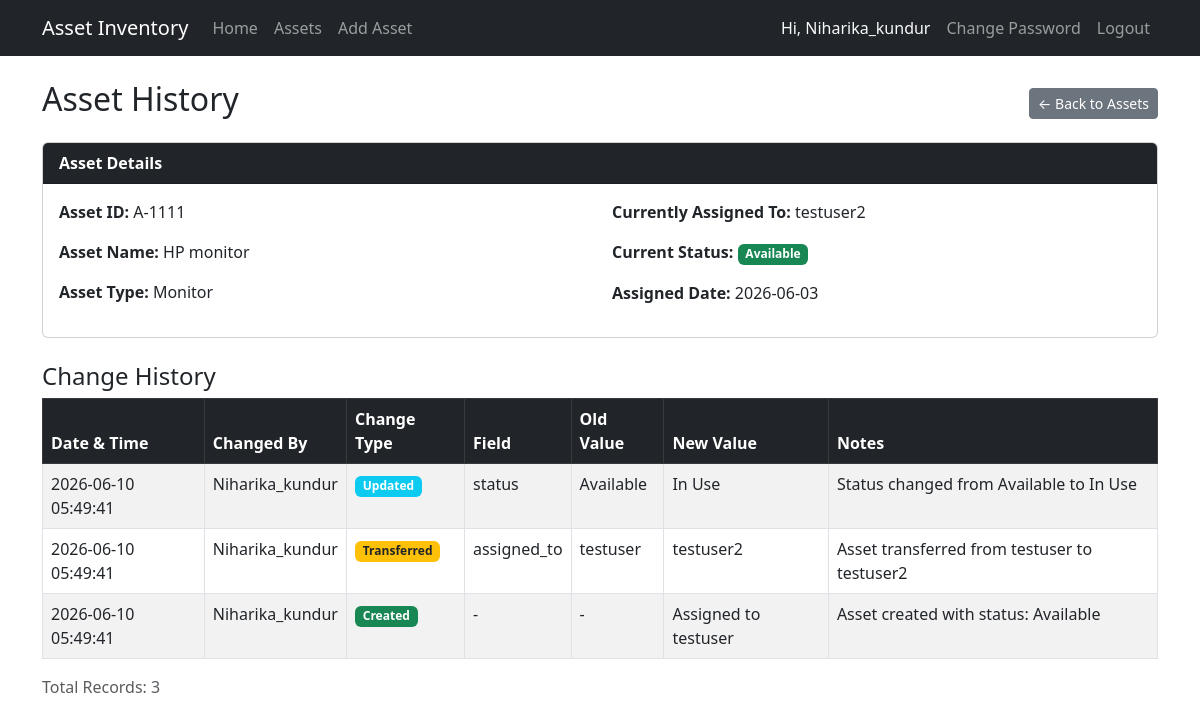
Screenshot of /history/2/ (signed in) with the database file from the repository.
### assets/models.py (models this page shows, shortened)
class Asset(models.Model):
    asset_id = models.CharField(max_length=50, unique=True)
    asset_name = models.CharField(max_length=100)
    asset_type = models.CharField(max_length=50)
    assigned_to = models.CharField(max_length=100)
    status = models.CharField(max_length=20, default='Available')
    assigned_date = models.DateField(default=timezone.now)

class AssetHistory(models.Model):
    asset = models.ForeignKey(Asset, on_delete=models.CASCADE, related_name='history')
    changed_by = models.CharField(max_length=100)
    change_type = models.CharField(max_length=50)  # Created, Updated, Transferred, Deleted
    field_changed = models.CharField(max_length=50, blank=True)
    old_value = models.CharField(max_length=200, blank=True)
    new_value = models.CharField(max_length=200, blank=True)
    changed_at = models.DateTimeField(auto_now_add=True)
    notes = models.TextField(blank=True)
    class Meta:
        ordering = ['-changed_at']  # Most recent first
        verbose_name_plural = 'Asset histories'

### assets/views.py (the view)
# urls.py: path('history/<int:asset_id>/', views.asset_history, name='asset_history'),
@login_required
def asset_history(request, asset_id):
    if not request.user.is_superuser:
        messages.error(request, 'You do not have permission to view asset history.')
        return redirect('asset_list')
    asset = get_object_or_404(Asset, id=asset_id)
    history = asset.history.all()  # Uses related_name='history'
    return render(request, 'asset_history.html', {
        'asset': asset,
        'history': history,
    })

### assets/templates/asset_history.html
{% extends 'base.html' %}
{% block content %}
<div class="d-flex justify-content-between align-items-center">
    <h2>Asset History</h2>
    <a href="{% url 'asset_list' %}" class="btn btn-secondary btn-sm">← Back to Assets</a>
</div>
<div class="card mt-3 mb-4">
    <div class="card-header bg-dark text-white">
        <strong>Asset Details</strong>
    </div>
    <div class="card-body">
        <div class="row">
            <div class="col-md-6">
                <p><strong>Asset ID:</strong> {{ asset.asset_id }}</p>
                <p><strong>Asset Name:</strong> {{ asset.asset_name }}</p>
                <p><strong>Asset Type:</strong> {{ asset.asset_type }}</p>
            </div>
            <div class="col-md-6">
                <p><strong>Currently Assigned To:</strong> {{ asset.assigned_to }}</p>
                <p><strong>Current Status:</strong>
                    {% if asset.status == 'Available' %}
                    <span class="badge bg-success">{{ asset.status }}</span>
                    {% elif asset.status == 'In Use' %}
                    <span class="badge bg-primary">{{ asset.status }}</span>
                    {% elif asset.status == 'Under Repair' %}
                    <span class="badge bg-danger">{{ asset.status }}</span>
                    {% else %}
                    <span class="badge bg-secondary">{{ asset.status }}</span>
                    {% endif %}
                </p>
                <p><strong>Assigned Date:</strong> {{ asset.assigned_date|date:"Y-m-d" }}</p>
            </div>
        </div>
    </div>
</div>
<h4>Change History</h4>
{% if history %}
<div class="table-responsive">
    <table class="table table-striped table-bordered">
        <thead class="table-dark">
            <tr>
                <th>Date & Time</th>
                <th>Changed By</th>
                <th>Change Type</th>
                <th>Field</th>
                <th>Old Value</th>
                <th>New Value</th>
                <th>Notes</th>
            </tr>
        </thead>
        <tbody>
            {% for record in history %}
            <tr>
                <td>{{ record.changed_at|date:"Y-m-d H:i:s" }}</td>
                <td>{{ record.changed_by }}</td>
                <td>
                    {% if record.change_type == 'Created' %}
                    <span class="badge bg-success">{{ record.change_type }}</span>
                    {% elif record.change_type == 'Transferred' %}
                    <span class="badge bg-warning text-dark">{{ record.change_type }}</span>
                    {% elif record.change_type == 'Updated' %}
                    <span class="badge bg-info">{{ record.change_type }}</span>
                    {% else %}
                    <span class="badge bg-secondary">{{ record.change_type }}</span>
                    {% endif %}
                </td>
                <td>{{ record.field_changed|default:"-" }}</td>
                <td>{{ record.old_value|default:"-" }}</td>
                <td>{{ record.new_value|default:"-" }}</td>
                <td>{{ record.notes|default:"-" }}</td>
            </tr>
            {% endfor %}
        </tbody>
    </table>
</div>
<p class="text-muted">Total Records: {{ history|length }}</p>
{% else %}
<div class="alert alert-info">
    No history records found for this asset.
</div>
{% endif %}
{% endblock %}

### assets/templates/base.html (shortened to what this page needs)
<!DOCTYPE html>
<html lang="en">
<head>
    <link href="https://cdn.jsdelivr.net/npm/bootstrap@5.3.0/dist/css/bootstrap.min.css" rel="stylesheet">
</head>
<body>
    <nav class="navbar navbar-expand-lg navbar-dark bg-dark mb-4">
        <div class="container">
            <a class="navbar-brand" href="{% url 'home' %}">Asset Inventory</a>
            <div class="navbar-nav">
                <a class="nav-link" href="{% url 'home' %}">Home</a>
                <a class="nav-link" href="{% url 'asset_list' %}">Assets</a>
                <a class="nav-link" href="{% url 'add_asset' %}">Add Asset</a>
            </div>
            <div class="navbar-nav ms-auto">
                {% if user.is_authenticated %}
                <span class="nav-link text-light">Hi, {{ user.username }}</span>
                <a class="nav-link" href="{% url 'change_password' %}">Change Password</a>
                <form method="POST" action="{% url 'logout' %}" class="d-inline">
                    <button type="submit" class="nav-link btn btn-link" style="cursor: pointer;">Logout</button>
                </form>
                {% else %}
                <a class="nav-link" href="{% url 'login' %}">Login</a>
                {% endif %}
            </div>
        </div>
    </nav>
    <div class="container">
        {% block content %}
        {% endblock %}
    </div>
</body>
</html>

### rows the page displays
Asset: asset_id "A-1111", asset_name "HP monitor", asset_type "Monitor", assigned_to "testuser2", status "Available", assigned_date "2026-06-03"
AssetHistory: changed_at "2026-06-10 05:49:41", changed_by "Niharika_kundur", change_type "Updated", field_changed "status", old_value "Available", new_value "In Use", notes "Status changed from Available to In Use"
AssetHistory: changed_at "2026-06-10 05:49:41", changed_by "Niharika_kundur", change_type "Transferred", field_changed "assigned_to", old_value "testuser", new_value "testuser2", notes "Asset transferred from testuser to testuser2"
AssetHistory: changed_at "2026-06-10 05:49:41", changed_by "Niharika_kundur", change_type "Created", field_changed "-", old_value "-", new_value "Assigned to testuser", notes "Asset created with status: Available"

### other values shown
{{ user.username }} "Niharika_kundur"
{{ history|length }} "3"
